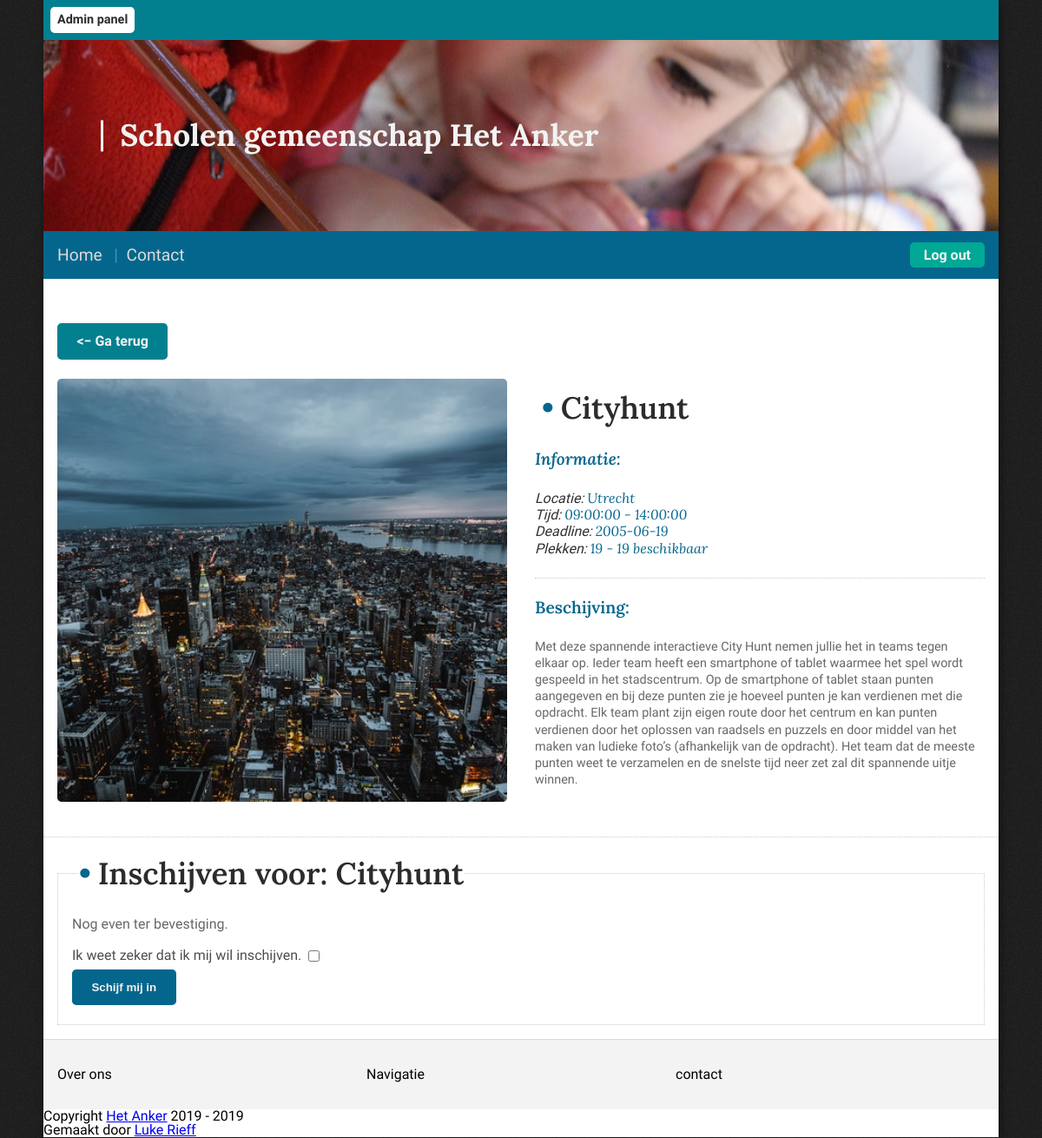
/activiteit?id=9&take_part=1, run on the app's committed database.
### tables this page shows
CREATE TABLE IF NOT EXISTS `activities` (
    `a_id` INT(11) AUTO_INCREMENT PRIMARY KEY,
    `a_name` VARCHAR(255) NOT NULL,
    `a_desc` TEXT(2048) NOT NULL,
    `a_location` VARCHAR(128) NOT NULL,
    `a_start_time` TIME NOT NULL,
    `a_end_time` TIME NOT NULL,
    `a_max` INT(11) NOT NULL,
    `a_used` INT(11) NOT NULL DEFAULT 0,
    `a_deadline` DATE,
    `a_image` varchar(255) not null
);

### src/mvc/Template.php (called while the page is built, shortened)
<?php
  class Template
  {
    var $t_Variables = null;
    var $t_RenderVariables = null;
    static $t_BaseFile = null;
    static $t_Dir = null;
    static $t_DefaultVariables = array();
    public function __construct($t_Variables)
    {
      $this->t_Variables = $t_Variables;
    }
    public function getValue($key)
    {
      if (!isset($this->t_RenderVariables[$key])) return null;
      else return $this->t_RenderVariables[$key];
    }
    public function render($filename)
    {
      $this->t_RenderVariables = array();
      foreach (Template::$t_DefaultVariables as $key => $value)
        if (!isset($this->t_Variables[$key]))
          $this->t_RenderVariables[$key] = $value;
      $this->t_RenderVariables = array_merge(
        $this->t_RenderVariables,
        $this->t_Variables
      );
      include_once(Template::$t_Dir . '/' . Template::$t_BaseFile);
    }
  };

### controllers/main.controller.php (called while the page is built, shortened)
<?php
  include_once(__DIR__ . '/../models/Activity.php');
  function getActivity($conn)
  {
    $id = $_GET['id'];
    $activity = \Framework\Models\Activity::getByID($conn, intval($id));
    $template = new \Framework\Template(array(
      'title' => 'Activiteit',
      'stylesheets' => array_merge(array('/public/dist/css/activity.css'), \Framework\Template::$t_DefaultVariables['stylesheets']),
      'activity' => $activity,
      'take-part' => $_GET['take_part'] == 1
    ));
    $template->render('activity.view.php');
  }

### routes/main.route.php (called while the page is built, shortened)
<?php
  include_once(__DIR__ . '/../controllers/main.controller.php');
  function add($router)
  {
    $router->get('/', function ($conn) {
      \Framework\MainController\getIndex($conn);
    });
    $router->get('/contact', function ($conn) {
      \Framework\MainController\getContact($conn);
    });
    $router->get('/activiteit', function ($conn) {
      \Framework\MainController\getActivity($conn);
    });
  }

### models/Activity.php (called while the page is built, shortened)
<?php
  class Activity
  {
    public function __construct(
      $a_Name, $a_Description, $a_Location,
      $a_StartTime, $a_EndTime, $a_Max,
      $a_Used, $a_DeadLine, $a_Image,
      $a_ID = null
    )
    {
      $this->a_Name = $a_Name;
      $this->a_Description = $a_Description;
      $this->a_Location = $a_Location;
      $this->a_StartTime = $a_StartTime;
      $this->a_EndTime = $a_EndTime;
      $this->a_Max = $a_Max;
      $this->a_Used = $a_Used;
      $this->a_DeadLine = $a_DeadLine;
      $this->a_Image = $a_Image;
    }
    public static function fromRaw($e)
    {
      return new Activity(
        $e['a_name'], $e['a_desc'], $e['a_location'],
        $e['a_start_time'], $e['a_end_time'], $e['a_max'],
        $e['a_used'], $e['a_deadline'], $e['a_image'],
        $e['a_id']
      );
    }
    public static function getByID($conn, $id)
    {
      $stmt = $conn->prepare(
        'SELECT * FROM `activities` where `a_id` = :aid'
      );
      $stmt->bindParam(':aid', $id, PDO::PARAM_INT);
      $stmt->execute();
      $data = $stmt->fetchAll(PDO::FETCH_ASSOC);
      if (count($data) === 0) return null;
      else return Activity::fromRaw($data[0]);
    }
  };

### views/activity.view.php (the view, shortened to what this page needs)
<div class="wrapper__back">
  <a class="btn btn-secondary" rel="nofollow" href="/">&lt;&minus; Ga terug</a>
</div>
<div class="wrapper__activity">
  <div class="wrapper__activity__left">
    <div
      class="wrapper__activity__left-banner"
      style="background-image: url('<?= $this->getValue('activity')->a_Image ?>');" ></div>
  </div>
  <div class="wrapper__activity__right">
    <h2><?= $this->getValue('activity')->a_Name ?></h2>
    <p>
      <strong>Informatie: </strong>
      <br />
      Locatie:
      <small><?= $this->getValue('activity')->a_Location ?></small>
      <br />
      Tijd:
      <small><?= $this->getValue('activity')->a_StartTime ?>
      -
      <?= $this->getValue('activity')->a_EndTime ?></small>
      <br />
      Deadline:
      <small><?= $this->getValue('activity')->a_DeadLine ?></small>
      <br />
      Plekken:
      <small>
        <?= $this->getValue('activity')->a_Max - $this->getValue('activity')->a_Used ?>
        -
        <?= $this->getValue('activity')->a_Max ?> beschikbaar
      </small>
    </p>
    <hr />
    <p>
      <strong>Beschijving: </strong>
      <br />
      <?= $this->getValue('activity')->a_Description ?>
    </p>
    <br />
  </div>
</div>
<?php if ($this->getValue('take-part') === TRUE): ?>
<hr />
<div class="wrapper__activity__take-part" id="au">
  <form id="takePartForm" class="form" class="takePartForm">
    <fieldset class="form__fieldset form__fieldset-outline">
      <legend>Inschijven voor: <?= $this->getValue('activity')->a_Name ?></legend>
      <p>Nog even ter bevestiging.</p>
      <div class="form-input__checkbox">
        <label for="inputCheckboxConfirm">Ik weet zeker dat ik mij wil inschijven.</label>
        <input type="checkbox" id="inputCheckboxConfirm" />
      </div>
      <button style="margin-left: 0;" class="btn btn-primary" type="submit">Schijf mij in</button>
    </fieldset>
  </form>
</div>
<?php endif; ?>

### src/mvc/Router.php (shortened to what this page needs)
<?php
class Route
{
  var $r_Path = null;
  var $r_Callable = null;
  public function __construct($r_Path, $r_Callable)
  {
    $this->r_Path = $r_Path;
    $this->r_Callable = $r_Callable;
  }
  public function match($path)
  {
    if (strcmp($this->r_Path, $path) == 0) return TRUE;
    else return FALSE;
  }
  public function executeCallable($conn)
  {
    call_user_func($this->r_Callable, $conn);
  }
};
class Router
{
  var $r_RoutesGet = null;
  var $r_Path = null;
  var $r_Conn = null;
  public function __construct($r_Path, $r_Conn)
  {
    $this->r_Path = $r_Path;
    $this->r_Conn = $r_Conn;
    $this->r_RoutesGet = array();
  }
  public function get($path, $callable)
  {
    array_push($this->r_RoutesGet, new Route($path, $callable));
  }
  public function handleRoutes()
  {
    $found = FALSE;
    $searchArray = null;
    switch (strtolower($_SERVER['REQUEST_METHOD']))
    {
      case 'get':
        $searchArray = $this->r_RoutesGet;
        break;
    }
    for ($i = 0; $i < count($searchArray); $i++)
    {
      if ($searchArray[$i]->match($this->r_Path))
      {
        $found = TRUE;
        $searchArray[$i]->executeCallable($this->r_Conn);
        break;
      }
    }
    if (!$found) return FALSE;
    else return TRUE;
  }
};

### views/base.php (shortened to what this page needs)
<!DOCTYPE html>
<html lang="en">
<head>
  <?php require_once(__DIR__ . '/includes/head.php'); ?>
</head>
<body>
  <div class="wrapper">
    <div class="wrapper-nav">
      <div class="wrapper-nav__topbar">
        <ul>
          <li><a href="/admin/login" rel="alternate">Admin panel</a></li>
        </ul>
      </div>
      <div class="wrapper-nav__banner">
        <h1>Scholen gemeenschap Het Anker</h1>
      </div>
      <div class="wrapper-nav__bar">
        <div class="wrapper-nav__bar__middle">
          <ul>
            <li><a href="/" rel="alternate">Home</a></li>
            <li><a href="/contact" rel="alternate">Contact</a></li>
          </ul>
        </div>
        <div class="wrapper-nav__bar__right">
          <ul>
            <?php if ($this->getValue('other')['session']->s_LoggedInType ===  \Framework\SessionLoginType::Anonymous): ?>
            <li>
              <a href="/login" class="btn btn-accent" rel="nofollow">Log in</a>
            </li>
            <?php else: ?>
            <li>
              <a href="/logout" class="btn btn-accent" rel="nofollow">Log out</a>
            </li>
            <?php endif; ?>
          </ul>
        </div>
      </div>
    </div>
    <?php include_once(constant('render_include_sub')); ?>
    <div class="wrapper__footer">
      <div class="wrapper__footer__left">
        <p>
          <strong>Over ons</strong>
        </p>
      </div>
      <div class="wrapper__footer__center">
        <p>
          <strong>Navigatie</strong>
        </p>
      </div>
      <div class="wrapper__footer__right">
        <p>
          <strong>contact</strong>
        </p>
      </div>
    </div>
    <div class="wrapper__footer__bottom">
      <p>
        <small>Copyright <a rel="nofollow" href="/">Het Anker</a> 2019 - 2019</small>
        <br />
        <small>Gemaakt door <a href="https://me.fannst.nl/" rel="external">Luke Rieff</a></small>
      </p>
    </div>
  </div>
</body>
</html>

### data on the page
activities: a_image (picture), a_name "Cityhunt", a_location "Utrecht", a_start_time "09:00:00", a_end_time "14:00:00", a_deadline "2005-06-19", a_max "19", a_desc "Met deze spannende interactieve City Hunt nemen jullie het in teams tegen elkaar op. Ieder team heeft een smartphone of tablet waarmee het spel wordt gespeeld in het stadscentrum. Op de smartphone of tablet staan punten aangegeven en bij deze punten zie je hoeveel punten je kan verdienen met die opdracht. Elk team plant zijn eigen route door het centrum en kan punten verdienen door het oplossen van raadsels en puzzels en door middel van het maken van ludieke foto’s (afhankelijk van de opdracht). Het team dat de meeste punten weet te verzamelen en de snelste tijd neer zet zal dit spannende uitje winnen."
